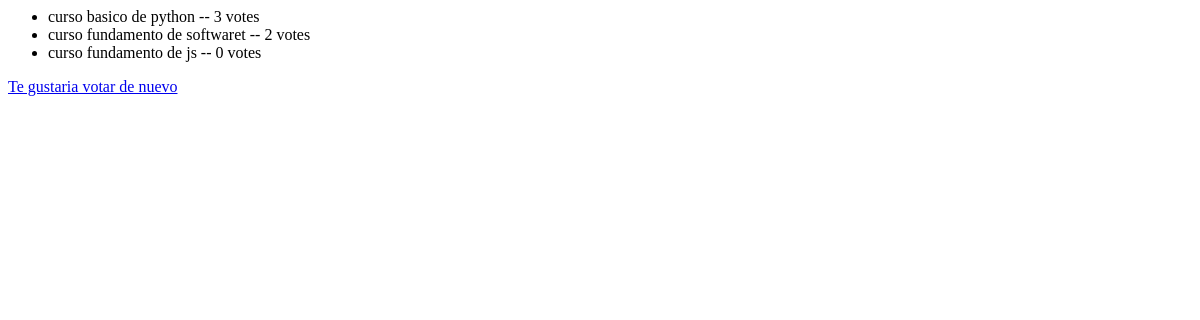
/polls/1/results/, run on an earlier commit of the app's database.
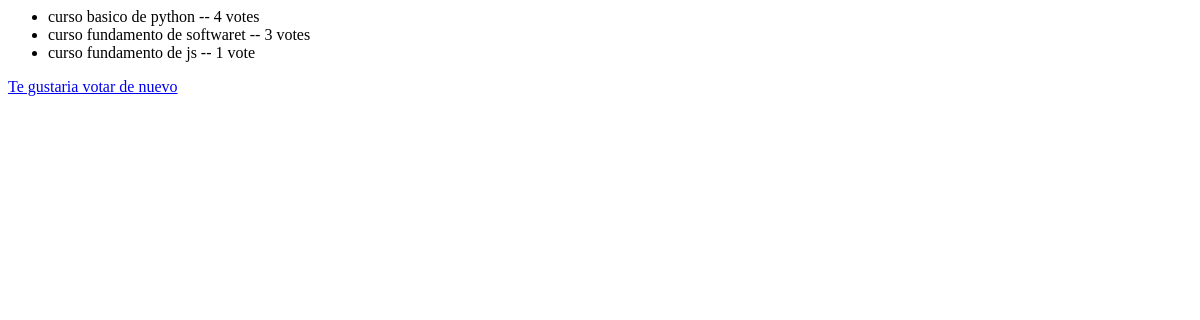
And on a later commit of the database.
### polls/models.py (models this page shows, shortened)
class Choice(models.Model):
    questions_text = models.ForeignKey(Question, on_delete=models.CASCADE)
    choice_text = models.CharField("choices_text", max_length=200)
    votes = models.IntegerField(default=0)

### polls/views.py (the view)
# urls.py: path("<int:pk>/results/", views.ResultView.as_view(), name="results"),
class ResultView (generic.DetailView):
    model = Question
    template_name = "polls/results.html"

### polls/templates/polls/results.html (shortened to what this page needs)
<ul>
  {% for choice in question.choice_set.all %}
  <li>
    {{ choice.choice_text }} -- {{choice.votes}} vote{{choice.votes|pluralize}}
  </li>{% endfor %}
</ul>
<a href=" {% url 'polls:detail' question.id %}"> Te gustaria votar de nuevo</a>

What changed in the data, as far as the page shows it:
changed Choice "curso basico de python": votes "3" → "4"
changed Choice "curso fundamento de softwaret": votes "2" → "3"
changed Choice "curso fundamento de js": votes "0" → "1"
